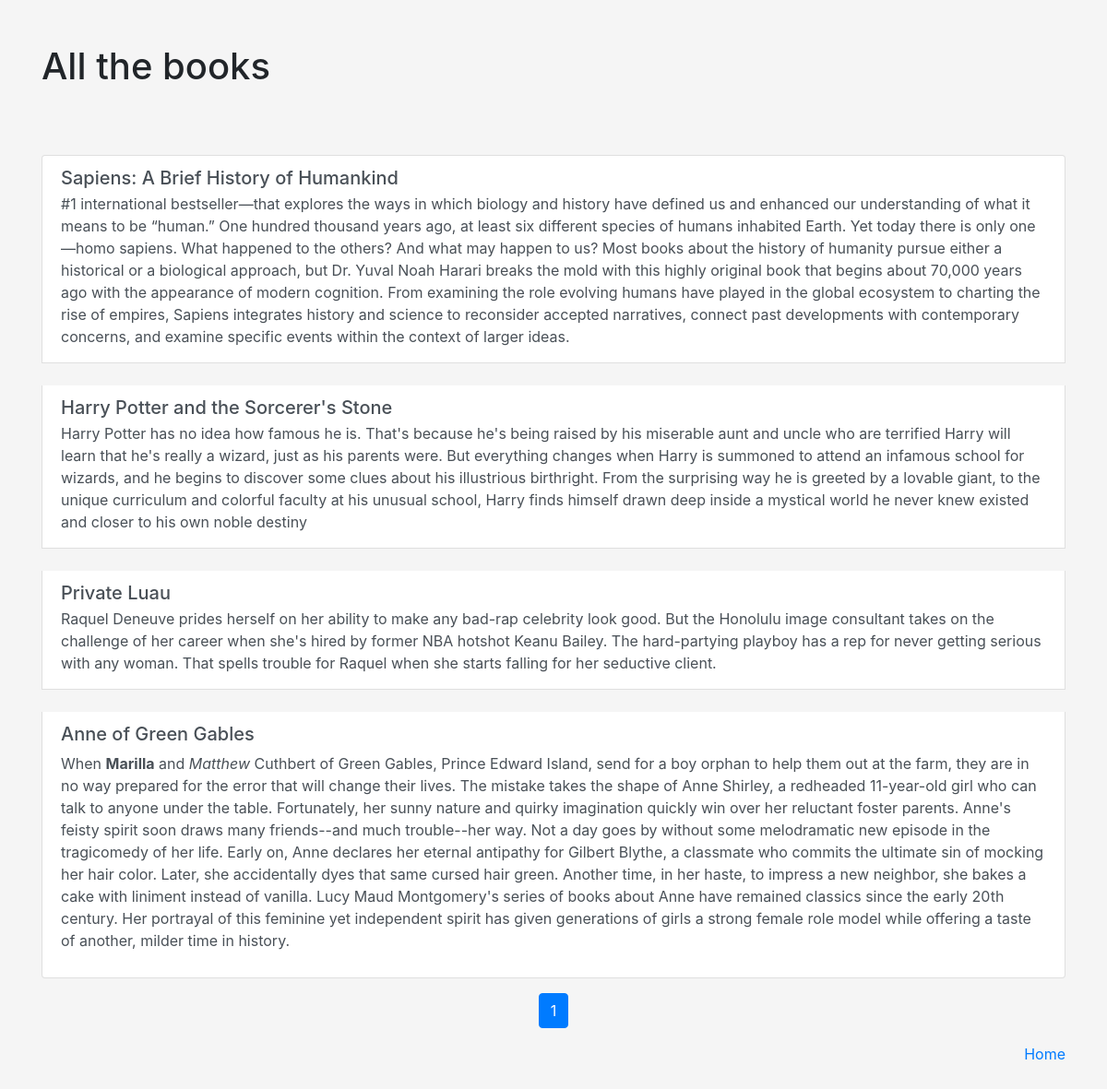
The app's page /book-list with its own data.
### bookclub/models.py (models this page shows)
class Book(models.Model):
    book = models.CharField(max_length=100)
    description = RichTextField()
    read_by = models.DateField()

### bookclub/views.py (the view)
# urls.py: path('book-list', views.book_list, name="book_list"),
def book_list(request):
    books = Book.objects.all()
    paginator = Paginator(books, 5)
    page_number = request.GET.get('page')
    page_books = paginator.get_page(page_number)
    return render(request, 'bookclub/book_list.html', {'page_books': page_books})

### bookclub/templates/bookclub/book_list.html
{% extends 'bookclub/base.html' %}
{% block title %}
    All the books
{% endblock %}}
{% block content %}
    <div class="list-group">
        {% for book in page_books %}
        <a href="{% url 'book_detail' pk=book.pk %}" class="list-group-item list-group-item-action mt-4">
            <div class="d-flex w-100 justify-content-between">
                <h5 class="mb-1">
                    {{ book.book }}
                </h5>
            </div>
            <p class="mb-1">
                {{ book.description|safe }}
            </p>
        </a>
        {% endfor %}
    </div>
    <nav class="mt-3">
        <ul class="pagination justify-content-center">
            {% for page in page_books.paginator.page_range %}
            <li class="page-item {% if page == page_books.number %}active{% endif %}">
                <a class="page-link" href="?page={{ page }}">
                    {{ page }}
                </a>
            </li>
            {% endfor %}
        </ul>
    </nav>
    <a href="{% url 'all_books'%}" class="float-right"> Home</a>
{% endblock %}

### bookclub/static/bookclub/css/style.css (style rules this page uses)
body { padding-bottom: 50px; background-color: whitesmoke; }

### records on screen
Book: book "Sapiens: A Brief History of Humankind", description "#1 international bestseller—that explores the ways in which biology and history have defined us and enhanced our understanding of what it means to be “human.” One hundred thousand years ago, at least six different species of humans inhabited Earth. Yet today there is only one—homo sapiens. What happened to the others? And what may happen to us? Most books about the history of humanity pursue either a historical or a biological approach, but Dr. Yuval Noah Harari breaks the mold with this highly original book that begins about 70,000 years ago with the appearance of modern cognition. From examining the role evolving humans have played in the global ecosystem to charting the rise of empires,…"
Book: book "Harry Potter and the Sorcerer's Stone", description "Harry Potter has no idea how famous he is. That's because he's being raised by his miserable aunt and uncle who are terrified Harry will learn that he's really a wizard, just as his parents were. But everything changes when Harry is summoned to attend an infamous school for wizards, and he begins to discover some clues about his illustrious birthright. From the surprising way he is greeted by a lovable giant, to the unique curriculum and colorful faculty at his unusual school, Harry finds himself drawn deep inside a mystical world he never knew existed and closer to his own noble destiny"
Book: book "Private Luau", description "Raquel Deneuve prides herself on her ability to make any bad-rap celebrity look good. But the Honolulu image consultant takes on the challenge of her career when she's hired by former NBA hotshot Keanu Bailey. The hard-partying playboy has a rep for never getting serious with any woman. That spells trouble for Raquel when she starts falling for her seductive client."
Book: book "Anne of Green Gables", description "When Marilla and Matthew Cuthbert of Green Gables, Prince Edward Island, send for a boy orphan to help them out at the farm, they are in no way prepared for the error that will change their lives. The mistake takes the shape of Anne Shirley, a redheaded 11-year-old girl who can talk to anyone under the table. Fortunately, her sunny nature and quirky imagination quickly win over her reluctant foster parents. Anne's feisty spirit soon draws many friends--and much trouble--her way. Not a day goes by without some melodramatic new episode in the tragicomedy of her life. Early on, Anne declares her eternal antipathy for Gilbert Blythe, a classmate who commits the ultimate sin of mocking her hair…"

### other values on screen
{{ page }} "1"
